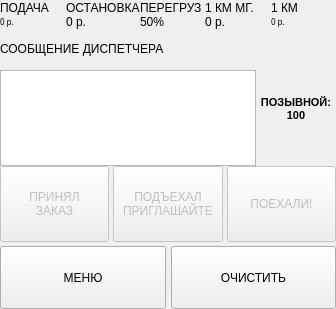
      <widget class="QWidget" name="standByPage1">
       <property name="sizePolicy">
        <sizepolicy hsizetype="Expanding" vsizetype="Expanding">
         <horstretch>0</horstretch>
         <verstretch>0</verstretch>
        </sizepolicy>
       </property>
       <layout class="QVBoxLayout" name="verticalLayout_9" stretch="0">
        <property name="spacing">
         <number>0</number>
        </property>
        <property name="sizeConstraint">
         <enum>QLayout::SetDefaultConstraint</enum>
        </property>
        <property name="leftMargin">
         <number>0</number>
        </property>
        <property name="topMargin">
         <number>0</number>
        </property>
        <property name="rightMargin">
         <number>0</number>
        </property>
        <property name="bottomMargin">
         <number>0</number>
        </property>
        <item>
         <layout class="QVBoxLayout" name="verticalLayout" stretch="3,1,3,10,8,7">
          <property name="spacing">
           <number>0</number>
          </property>
          <item>
           <widget class="QFrame" name="taxiRateFrame">
            <property name="sizePolicy">
             <sizepolicy hsizetype="Preferred" vsizetype="Expanding">
              <horstretch>0</horstretch>
              <verstretch>0</verstretch>
             </sizepolicy>
            </property>
            <layout class="QHBoxLayout" name="horizontalLayout_4" stretch="1,1,1,1,1">
             <property name="spacing">
              <number>0</number>
             </property>
             <property name="sizeConstraint">
              <enum>QLayout::SetDefaultConstraint</enum>
             </property>
             <property name="leftMargin">
              <number>0</number>
             </property>
             <property name="topMargin">
              <number>0</number>
             </property>
             <property name="rightMargin">
              <number>0</number>
             </property>
             <property name="bottomMargin">
              <number>0</number>
             </property>
             <item>
              <layout class="QVBoxLayout" name="verticalLayout_4" stretch="1,1">
               <property name="spacing">
                <number>0</number>
               </property>
               <item>
                <widget class="QLabel" name="label_3">
                 <property name="text">
                  <string>ПОДАЧА</string>
                 </property>
                 <property name="alignment">
                  <set>Qt::AlignLeading|Qt::AlignLeft|Qt::AlignVCenter</set>
                 </property>
                </widget>
               </item>
               <item>
                <widget class="QLabel" name="car_in_label">
                 <property name="font">
                  <font>
                   <family>75 Segoe UI</family>
                   <pointsize>6</pointsize>
                   <weight>50</weight>
                   <italic>false</italic>
                   <bold>false</bold>
                  </font>
                 </property>
                 <property name="frameShape">
                  <enum>QFrame::NoFrame</enum>
                 </property>
                 <property name="frameShadow">
                  <enum>QFrame::Plain</enum>
                 </property>
                 <property name="text">
                  <string>0 р.</string>
                 </property>
                 <property name="alignment">
                  <set>Qt::AlignLeading|Qt::AlignLeft|Qt::AlignVCenter</set>
                 </property>
                </widget>
               </item>
              </layout>
             </item>
             <item>
              <layout class="QVBoxLayout" name="verticalLayout_7" stretch="1,1">
               <property name="spacing">
                <number>0</number>
               </property>
               <property name="sizeConstraint">
                <enum>QLayout::SetFixedSize</enum>
               </property>
               <item>
                <widget class="QLabel" name="label">
                 <property name="text">
                  <string>ОСТАНОВКА</string>
                 </property>
                 <property name="alignment">
                  <set>Qt::AlignLeading|Qt::AlignLeft|Qt::AlignVCenter</set>
                 </property>
                </widget>
               </item>
               <item>
                <widget class="QLabel" name="client_stop_label">
                 <property name="text">
                  <string>0 р.</string>
                 </property>
                 <property name="alignment">
                  <set>Qt::AlignLeading|Qt::AlignLeft|Qt::AlignVCenter</set>
                 </property>
                </widget>
               </item>
              </layout>
             </item>
             <item>
              <layout class="QVBoxLayout" name="verticalLayout_8" stretch="1,1">
               <property name="spacing">
                <number>0</number>
               </property>
               <item>
                <widget class="QLabel" name="label_5">
                 <property name="text">
                  <string>ПЕРЕГРУЗ</string>
                 </property>
                 <property name="alignment">
                  <set>Qt::AlignLeading|Qt::AlignLeft|Qt::AlignVCenter</set>
                 </property>
                </widget>
               </item>
               <item>
                <widget class="QLabel" name="label_6">
                 <property name="text">
                  <string>50%</string>
                 </property>
                 <property name="alignment">
                  <set>Qt::AlignLeading|Qt::AlignLeft|Qt::AlignVCenter</set>
                 </property>
                </widget>
               </item>
              </layout>
             </item>
             <item>
              <layout class="QVBoxLayout" name="verticalLayout_23" stretch="1,1">
               <property name="spacing">
                <number>0</number>
               </property>
               <property name="sizeConstraint">
                <enum>QLayout::SetFixedSize</enum>
               </property>
               <item>
                <widget class="QLabel" name="label_7">
                 <property name="text">
                  <string>1 КМ МГ.</string>
                 </property>
                 <property name="alignment">
                  <set>Qt::AlignLeading|Qt::AlignLeft|Qt::AlignVCenter</set>
                 </property>
                </widget>
               </item>
               <item>
                <widget class="QLabel" name="km_mg_label">
                 <property name="text">
                  <string>0 р.</string>
                 </property>
                 <property name="alignment">
                  <set>Qt::AlignLeading|Qt::AlignLeft|Qt::AlignVCenter</set>
                 </property>
                </widget>
               </item>
              </layout>
             </item>
             <item>
              <layout class="QVBoxLayout" name="verticalLayout_5" stretch="1,1">
               <property name="spacing">
                <number>0</number>
               </property>
               <item>
                <widget class="QLabel" name="label_4">
                 <property name="text">
                  <string>1 КМ</string>
                 </property>
                 <property name="alignment">
                  <set>Qt::AlignLeading|Qt::AlignLeft|Qt::AlignVCenter</set>
                 </property>
                </widget>
               </item>
               <item>
                <widget class="QLabel" name="km_g_label">
                 <property name="font">
                  <font>
                   <family>75 Segoe UI</family>
                   <pointsize>6</pointsize>
                   <weight>50</weight>
                   <italic>false</italic>
                   <bold>false</bold>
                  </font>
                 </property>
                 <property name="frameShape">
                  <enum>QFrame::NoFrame</enum>
                 </property>
                 <property name="frameShadow">
                  <enum>QFrame::Plain</enum>
                 </property>
                 <property name="text">
                  <string>0 р.</string>
                 </property>
                 <property name="alignment">
                  <set>Qt::AlignLeading|Qt::AlignLeft|Qt::AlignVCenter</set>
                 </property>
                </widget>
               </item>
              </layout>
             </item>
            </layout>
           </widget>
          </item>
          <item>
           <spacer name="verticalSpacer_2">
            <property name="orientation">
             <enum>Qt::Vertical</enum>
            </property>
            <property name="sizeType">
             <enum>QSizePolicy::Minimum</enum>
            </property>
            <property name="sizeHint" stdset="0">
             <size>
              <width>20</width>
              <height>13</height>
             </size>
            </property>
           </spacer>
          </item>
          <item>
           <widget class="QLabel" name="serverMessageLabel">
            <property name="text">
             <string>СООБЩЕНИЕ ДИСПЕТЧЕРА</string>
            </property>
            <property name="alignment">
             <set>Qt::AlignLeading|Qt::AlignLeft|Qt::AlignTop</set>
            </property>
           </widget>
          </item>
          <item>
           <layout class="QHBoxLayout" name="horizontalLayout" stretch="4,1">
            <property name="spacing">
             <number>0</number>
            </property>
            <property name="leftMargin">
             <number>0</number>
            </property>
            <property name="bottomMargin">
             <number>0</number>
            </property>
            <item>
             <layout class="QVBoxLayout" name="verticalLayout_2" stretch="0">
              <property name="spacing">
               <number>0</number>
              </property>
              <item>
               <widget class="QPlainTextEdit" name="serverMessage">
                <property name="sizePolicy">
                 <sizepolicy hsizetype="Preferred" vsizetype="Preferred">
                  <horstretch>0</horstretch>
                  <verstretch>0</verstretch>
                 </sizepolicy>
                </property>
                <property name="font">
                 <font>
                  <family>75 Segoe UI</family>
                  <pointsize>12</pointsize>
                  <weight>50</weight>
                  <italic>false</italic>
                  <bold>false</bold>
                 </font>
                </property>
                <property name="verticalScrollBarPolicy">
                 <enum>Qt::ScrollBarAlwaysOff</enum>
                </property>
                <property name="readOnly">
                 <bool>true</bool>
                </property>
                <property name="plainText">
                 <string/>
                </property>
                <property name="textInteractionFlags">
                 <set>Qt::NoTextInteraction</set>
                </property>
               </widget>
              </item>
             </layout>
            </item>
            <item>
             <layout class="QVBoxLayout" name="verticalLayout_3" stretch="4,1">
              <property name="spacing">
               <number>0</number>
              </property>
              <property name="sizeConstraint">
               <enum>QLayout::SetFixedSize</enum>
              </property>
              <item>
               <widget class="QPushButton" name="driverNumberButton">
                <property name="sizePolicy">
                 <sizepolicy hsizetype="Preferred" vsizetype="Preferred">
                  <horstretch>0</horstretch>
                  <verstretch>0</verstretch>
                 </sizepolicy>
                </property>
                <property name="font">
                 <font>
                  <family>Segoe UI</family>
                  <pointsize>8</pointsize>
                  <weight>75</weight>
                  <italic>false</italic>
                  <bold>true</bold>
                 </font>
                </property>
                <property name="text">
                 <string>ПОЗЫВНОЙ:
100</string>
                </property>
                <property name="flat">
                 <bool>true</bool>
                </property>
               </widget>
              </item>
              <item>
               <spacer name="verticalSpacer">
                <property name="orientation">
                 <enum>Qt::Vertical</enum>
                </property>
                <property name="sizeType">
                 <enum>QSizePolicy::Preferred</enum>
                </property>
                <property name="sizeHint" stdset="0">
                 <size>
                  <width>20</width>
                  <height>40</height>
                 </size>
                </property>
               </spacer>
              </item>
             </layout>
            </item>
           </layout>
          </item>
          <item>
           <layout class="QHBoxLayout" name="horizontalLayout_2" stretch="1,1,1">
            <property name="spacing">
             <number>4</number>
            </property>
            <item>
             <widget class="QPushButton" name="moveToClientButton">
              <property name="enabled">
               <bool>false</bool>
              </property>
              <property name="sizePolicy">
               <sizepolicy hsizetype="Preferred" vsizetype="Preferred">
                <horstretch>0</horstretch>
                <verstretch>0</verstretch>
               </sizepolicy>
              </property>
              <property name="autoFillBackground">
               <bool>false</bool>
              </property>
              <property name="styleSheet">
               <string notr="true"/>
              </property>
              <property name="text">
               <string>ПРИНЯЛ
ЗАКАЗ</string>
              </property>
              <property name="class" stdset="0">
               <string>button</string>
              </property>
             </widget>
            </item>
            <item>
             <widget class="QPushButton" name="inPlaceButton">
              <property name="enabled">
               <bool>false</bool>
              </property>
              <property name="sizePolicy">
               <sizepolicy hsizetype="Preferred" vsizetype="Preferred">
                <horstretch>0</horstretch>
                <verstretch>0</verstretch>
               </sizepolicy>
              </property>
              <property name="text">
               <string>ПОДЪЕХАЛ
ПРИГЛАШАЙТЕ</string>
              </property>
              <property name="class" stdset="0">
               <string>button</string>
              </property>
             </widget>
            </item>
            <item>
             <widget class="QPushButton" name="startClientMoveButton">
              <property name="enabled">
               <bool>false</bool>
              </property>
              <property name="sizePolicy">
               <sizepolicy hsizetype="Preferred" vsizetype="Preferred">
                <horstretch>0</horstretch>
                <verstretch>0</verstretch>
               </sizepolicy>
              </property>
              <property name="text">
               <string>ПОЕХАЛИ!</string>
              </property>
              <property name="class" stdset="0">
               <string>button</string>
              </property>
             </widget>
            </item>
           </layout>
          </item>
          <item>
           <layout class="QHBoxLayout" name="horizontalLayout_10" stretch="2,2">
            <property name="spacing">
             <number>5</number>
            </property>
            <property name="leftMargin">
             <number>0</number>
            </property>
            <property name="topMargin">
             <number>4</number>
            </property>
            <property name="rightMargin">
             <number>0</number>
            </property>
            <property name="bottomMargin">
             <number>0</number>
            </property>
            <item>
             <widget class="QPushButton" name="menuButton">
              <property name="sizePolicy">
               <sizepolicy hsizetype="Minimum" vsizetype="Expanding">
                <horstretch>0</horstretch>
                <verstretch>0</verstretch>
               </sizepolicy>
              </property>
              <property name="text">
               <string>МЕНЮ</string>
              </property>
              <property name="class" stdset="0">
               <string>button</string>
              </property>
             </widget>
            </item>
            <item>
             <widget class="QPushButton" name="clearButton">
              <property name="sizePolicy">
               <sizepolicy hsizetype="Minimum" vsizetype="Expanding">
                <horstretch>0</horstretch>
                <verstretch>0</verstretch>
               </sizepolicy>
              </property>
              <property name="text">
               <string>ОЧИСТИТЬ</string>
              </property>
              <property name="class" stdset="0">
               <string>button</string>
              </property>
             </widget>
            </item>
           </layout>
          </item>
         </layout>
        </item>
       </layout>
      </widget>
